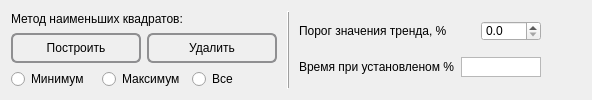
      <widget class="QWidget" name="tab_8">
       <attribute name="title">
        <string>Линия тренда</string>
       </attribute>
       <layout class="QHBoxLayout" name="horizontalLayout_24">
        <item>
         <layout class="QVBoxLayout" name="verticalLayout_20">
          <item>
           <widget class="QLabel" name="label_mnk">
            <property name="maximumSize">
             <size>
              <width>16777215</width>
              <height>20</height>
             </size>
            </property>
            <property name="text">
             <string>Метод наименьших квадратов:</string>
            </property>
           </widget>
          </item>
          <item>
           <layout class="QHBoxLayout" name="horizontalLayout_23">
            <item>
             <widget class="QPushButton" name="btn_BuildMnk">
              <property name="sizePolicy">
               <sizepolicy hsizetype="Minimum" vsizetype="Preferred">
                <horstretch>0</horstretch>
                <verstretch>0</verstretch>
               </sizepolicy>
              </property>
              <property name="minimumSize">
               <size>
                <width>130</width>
                <height>30</height>
               </size>
              </property>
              <property name="maximumSize">
               <size>
                <width>130</width>
                <height>30</height>
               </size>
              </property>
              <property name="autoFillBackground">
               <bool>false</bool>
              </property>
              <property name="styleSheet">
               <string notr="true"> QPushButton {
     border: 2px solid #8f8f91;
     border-radius: 6px;
     background-color: qlineargradient(x1: 0, y1: 0, x2: 0, y2: 1,
                                       stop: 0 #f6f7fa, stop: 1 #dadbde);
}
QPushButton:pressed {
     background-color: qlineargradient(x1: 0, y1: 0, x2: 0, y2: 1,
                                       stop: 0 #dadbde, stop: 1 #f6f7fa);
 }
QPushButton:checked{
     background-color: qlineargradient(x1: 0, y1: 0, x2: 1, y2: 1,
                                       stop: 0 #dadbde, stop: 1 #a0a0a4);
 }</string>
              </property>
              <property name="text">
               <string>Построить</string>
              </property>
              <property name="icon">
               <iconset resource="source.qrc">
                <normaloff>:/img/img/hammer.png</normaloff>:/img/img/hammer.png</iconset>
              </property>
             </widget>
            </item>
            <item>
             <widget class="QPushButton" name="btn_delMnk">
              <property name="sizePolicy">
               <sizepolicy hsizetype="Minimum" vsizetype="Preferred">
                <horstretch>0</horstretch>
                <verstretch>0</verstretch>
               </sizepolicy>
              </property>
              <property name="minimumSize">
               <size>
                <width>130</width>
                <height>30</height>
               </size>
              </property>
              <property name="maximumSize">
               <size>
                <width>130</width>
                <height>30</height>
               </size>
              </property>
              <property name="autoFillBackground">
               <bool>false</bool>
              </property>
              <property name="styleSheet">
               <string notr="true"> QPushButton {
     border: 2px solid #8f8f91;
     border-radius: 6px;
     background-color: qlineargradient(x1: 0, y1: 0, x2: 0, y2: 1,
                                       stop: 0 #f6f7fa, stop: 1 #dadbde);
}
QPushButton:pressed {
     background-color: qlineargradient(x1: 0, y1: 0, x2: 0, y2: 1,
                                       stop: 0 #dadbde, stop: 1 #f6f7fa);
 }
QPushButton:checked{
     background-color: qlineargradient(x1: 0, y1: 0, x2: 1, y2: 1,
                                       stop: 0 #dadbde, stop: 1 #a0a0a4);
 }</string>
              </property>
              <property name="text">
               <string>Удалить</string>
              </property>
              <property name="icon">
               <iconset resource="source.qrc">
                <normaloff>:/img/img/destroy.png</normaloff>:/img/img/destroy.png</iconset>
              </property>
             </widget>
            </item>
           </layout>
          </item>
          <item>
           <layout class="QHBoxLayout" name="horizontalLayout_21">
            <item>
             <widget class="QRadioButton" name="rbMinMnk">
              <property name="text">
               <string>Минимум</string>
              </property>
             </widget>
            </item>
            <item>
             <widget class="QRadioButton" name="rbMaxMnk">
              <property name="text">
               <string>Максимум</string>
              </property>
             </widget>
            </item>
            <item>
             <widget class="QRadioButton" name="rbAllMnk">
              <property name="text">
               <string>Все</string>
              </property>
             </widget>
            </item>
           </layout>
          </item>
         </layout>
        </item>
        <item>
         <widget class="QLabel" name="label_29">
          <property name="sizePolicy">
           <sizepolicy hsizetype="Minimum" vsizetype="Minimum">
            <horstretch>0</horstretch>
            <verstretch>0</verstretch>
           </sizepolicy>
          </property>
          <property name="minimumSize">
           <size>
            <width>10</width>
            <height>0</height>
           </size>
          </property>
          <property name="maximumSize">
           <size>
            <width>10</width>
            <height>16777215</height>
           </size>
          </property>
          <property name="frameShape">
           <enum>QFrame::VLine</enum>
          </property>
          <property name="frameShadow">
           <enum>QFrame::Raised</enum>
          </property>
          <property name="text">
           <string/>
          </property>
         </widget>
        </item>
        <item>
         <layout class="QVBoxLayout" name="verticalLayout_19">
          <item>
           <layout class="QHBoxLayout" name="horizontalLayout_19">
            <item>
             <widget class="QLabel" name="label_4">
              <property name="maximumSize">
               <size>
                <width>180</width>
                <height>20</height>
               </size>
              </property>
              <property name="text">
               <string>Порог значения тренда, %</string>
              </property>
             </widget>
            </item>
            <item>
             <widget class="QDoubleSpinBox" name="spinLevel">
              <property name="sizePolicy">
               <sizepolicy hsizetype="Preferred" vsizetype="Preferred">
                <horstretch>0</horstretch>
                <verstretch>0</verstretch>
               </sizepolicy>
              </property>
              <property name="maximumSize">
               <size>
                <width>60</width>
                <height>20</height>
               </size>
              </property>
              <property name="decimals">
               <number>1</number>
              </property>
              <property name="value">
               <double>0.000000000000000</double>
              </property>
             </widget>
            </item>
           </layout>
          </item>
          <item>
           <layout class="QHBoxLayout" name="horizontalLayout_20">
            <item>
             <widget class="QLabel" name="label_5">
              <property name="maximumSize">
               <size>
                <width>180</width>
                <height>20</height>
               </size>
              </property>
              <property name="text">
               <string>Время при установленом %</string>
              </property>
             </widget>
            </item>
            <item>
             <widget class="QTextBrowser" name="BrowserTime">
              <property name="sizePolicy">
               <sizepolicy hsizetype="Preferred" vsizetype="Preferred">
                <horstretch>0</horstretch>
                <verstretch>0</verstretch>
               </sizepolicy>
              </property>
              <property name="maximumSize">
               <size>
                <width>80</width>
                <height>20</height>
               </size>
              </property>
              <property name="verticalScrollBarPolicy">
               <enum>Qt::ScrollBarAlwaysOff</enum>
              </property>
             </widget>
            </item>
           </layout>
          </item>
         </layout>
        </item>
        <item>
         <spacer name="horizontalSpacer_7">
          <property name="orientation">
           <enum>Qt::Horizontal</enum>
          </property>
          <property name="sizeHint" stdset="0">
           <size>
            <width>40</width>
            <height>20</height>
           </size>
          </property>
         </spacer>
        </item>
       </layout>
      </widget>
